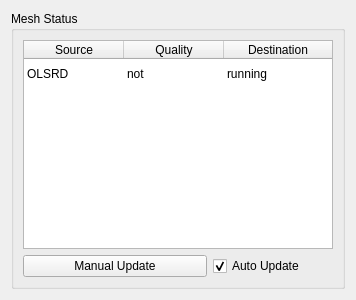
<?xml version="1.0" encoding="UTF-8"?>
<ui version="4.0">
 <class>MeshStatus</class>
 <widget class="QWidget" name="MeshStatus">
  <property name="geometry">
   <rect>
    <x>0</x>
    <y>0</y>
    <width>356</width>
    <height>300</height>
   </rect>
  </property>
  <property name="windowTitle">
   <string>Form</string>
  </property>
  <layout class="QGridLayout" name="gridLayout">
   <item row="0" column="0">
    <widget class="QGroupBox" name="groupBox_2">
     <property name="title">
      <string>Mesh Status</string>
     </property>
     <layout class="QGridLayout" name="gridLayout_2">
      <item row="0" column="0" colspan="2">
       <widget class="QTableWidget" name="connectionStatusTableWidget">
        <property name="minimumSize">
         <size>
          <width>0</width>
          <height>0</height>
         </size>
        </property>
        <property name="maximumSize">
         <size>
          <width>356</width>
          <height>16777215</height>
         </size>
        </property>
        <property name="showGrid">
         <bool>false</bool>
        </property>
        <property name="wordWrap">
         <bool>false</bool>
        </property>
        <attribute name="horizontalHeaderCascadingSectionResizes">
         <bool>false</bool>
        </attribute>
        <attribute name="horizontalHeaderDefaultSectionSize">
         <number>100</number>
        </attribute>
        <attribute name="horizontalHeaderStretchLastSection">
         <bool>true</bool>
        </attribute>
        <attribute name="verticalHeaderVisible">
         <bool>false</bool>
        </attribute>
        <row>
         <property name="text">
          <string>1</string>
         </property>
        </row>
        <column>
         <property name="text">
          <string>Source</string>
         </property>
        </column>
        <column>
         <property name="text">
          <string>Quality</string>
         </property>
        </column>
        <column>
         <property name="text">
          <string>Destination</string>
         </property>
        </column>
        <item row="0" column="0">
         <property name="text">
          <string>OLSRD</string>
         </property>
        </item>
        <item row="0" column="1">
         <property name="text">
          <string>not</string>
         </property>
        </item>
        <item row="0" column="2">
         <property name="text">
          <string>running</string>
         </property>
        </item>
       </widget>
      </item>
      <item row="1" column="0">
       <widget class="QPushButton" name="updatePushButton">
        <property name="text">
         <string>Manual Update</string>
        </property>
       </widget>
      </item>
      <item row="1" column="1">
       <widget class="QCheckBox" name="autoUpdateCheckBox">
        <property name="sizePolicy">
         <sizepolicy hsizetype="Minimum" vsizetype="Fixed">
          <horstretch>0</horstretch>
          <verstretch>0</verstretch>
         </sizepolicy>
        </property>
        <property name="maximumSize">
         <size>
          <width>120</width>
          <height>16777215</height>
         </size>
        </property>
        <property name="text">
         <string>Auto Update</string>
        </property>
        <property name="checked">
         <bool>true</bool>
        </property>
       </widget>
      </item>
     </layout>
    </widget>
   </item>
  </layout>
 </widget>
 <resources/>
 <connections/>
</ui>
